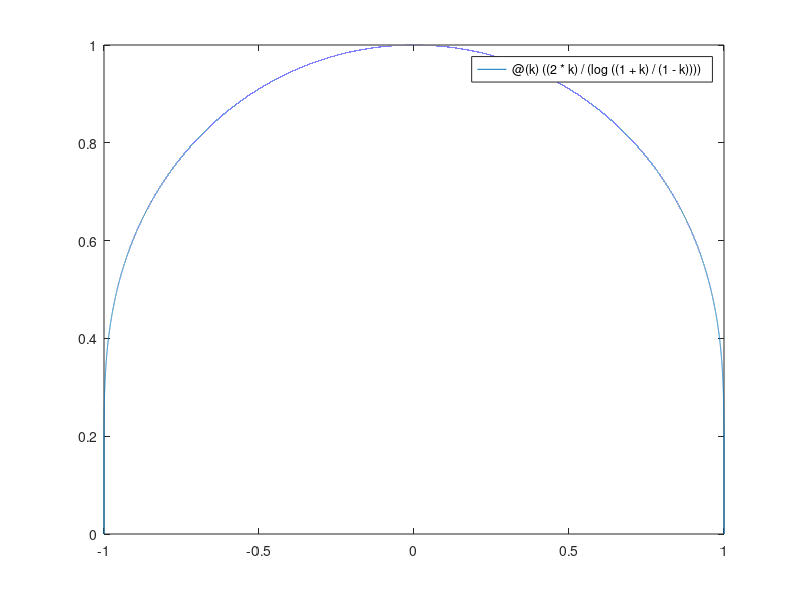

The MATLAB script that drew this image: (Note: this script raises an error after producing the figure.)
clc;
w_0=@(k)((2*k)/(log((1+k)/(1-k))))
w1=@(k)((2*k)/(log((1+k)/(1-k))))-0.25;
w2=@(k)((2*k)/(log((1+k)/(1-k))))-0.5;
w3=@(k)((2*k)/(log((1+k)/(1-k))))-0.75;

%pt w_0 = 0.25 radacina k nu mai apartine intervalului (0,1)
%astfel am ales 0.2725 
w4=@(k)((2*k)/(log((1+k)/(1-k))))-0.2725;

%derivata lui w_0
wd=@(k)(2*(k.^2-1)*log((k+1)/(1-k))+4*k)/((k.^2-1)*(log((k+1)/(1-k))).^2);

%sol pt ec neliniara sunt simetrice fata de origine
fplot(w_0,[-1,1])

Xs1_pos=NewtonRoot(w1,wd,0.99,1e-3,50)
Xs2_pos=NewtonRoot(w2,wd,0.99,1e-3,50)
Xs3_pos=NewtonRoot(w3,wd,0.99,1e-3,50)
Xs3_pos=NewtonRoot(w4,wd,0.99,1e-3,50)

Xs1_neg=NewtonRoot(w1,wd,-0.99,1e-3,50)
Xs2_neg=NewtonRoot(w2,wd,-0.99,1e-3,50)
Xs3_neg=NewtonRoot(w3,wd,-0.99,1e-3,50)
Xs4_neg=NewtonRoot(w4,wd,-0.99,1e-3,50)
